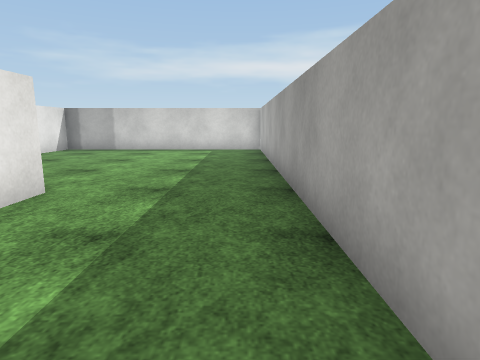
[1] (above)

15 first-person views from a walk through a scene from a Unity 3-D project. The camera is 1.2 m above the floor, tilts 10° down and sees 75° across. The floor is counted in squares, 1 m on a side. Each view is taken from the middle of a square. On the plan, view 1 faces up. The plan holds only what a view shows up to about 13 squares ahead; the rest is blank. The player is left out. Surface patterns are stand-ins for the level's own textures.

[2]
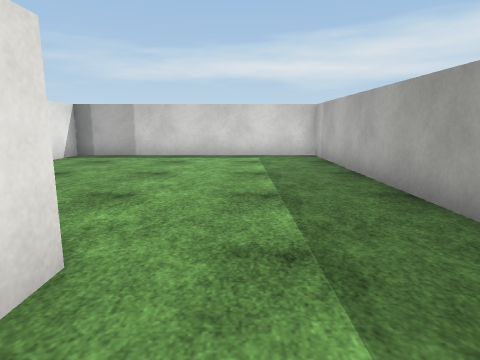

[3]
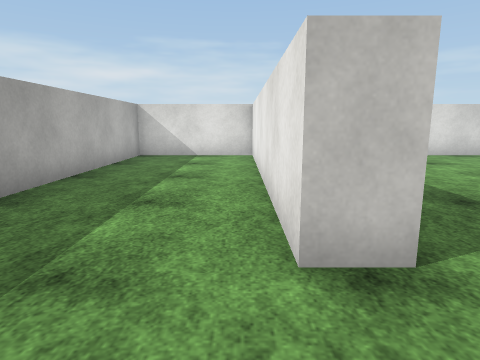

[4]
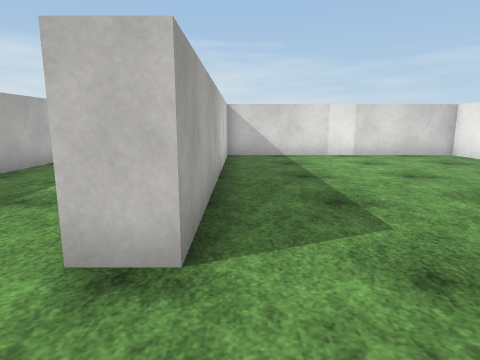

[5]
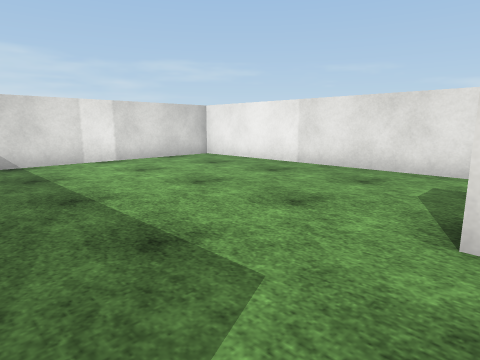

[6]
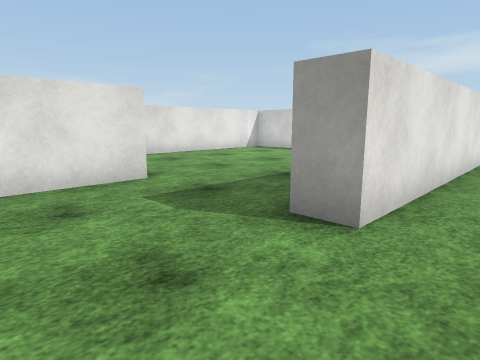

[7]
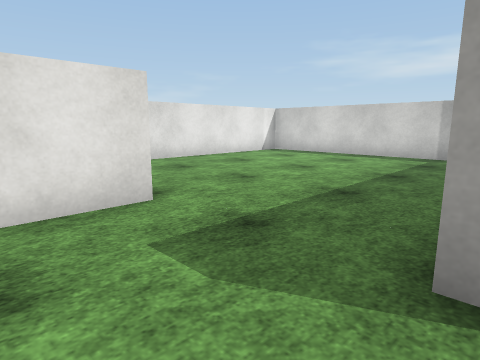

[8]
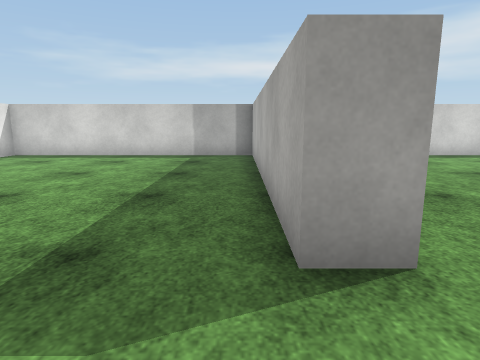

[9]
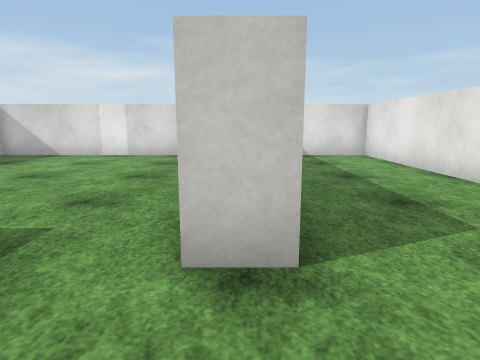

[10]
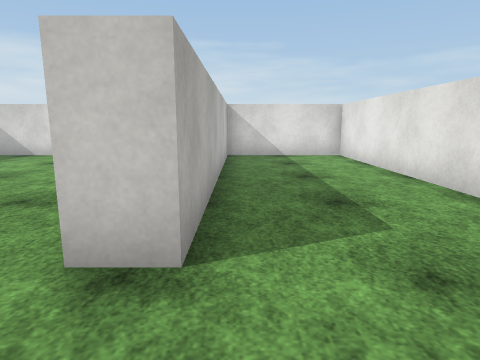

[11]
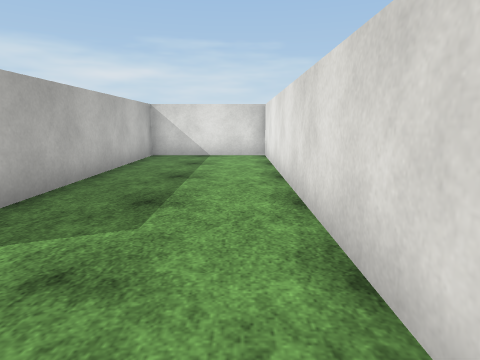

[12]
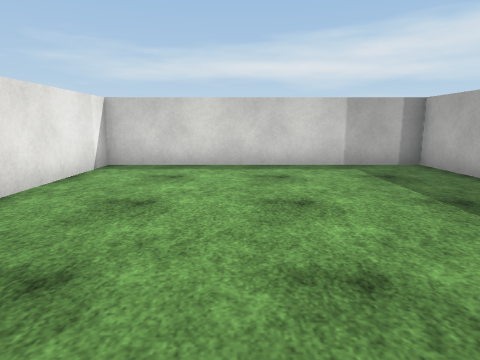

[13]
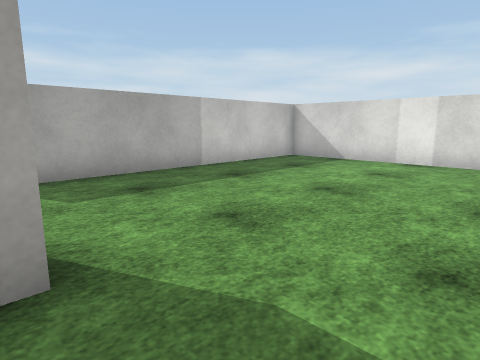

[14]
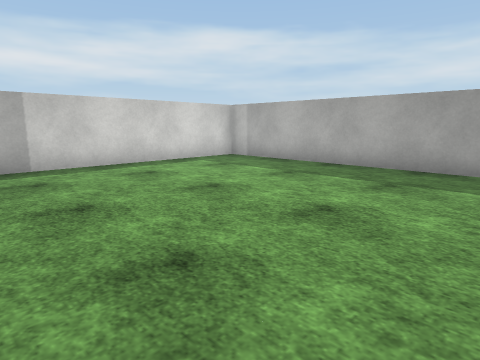

[15]
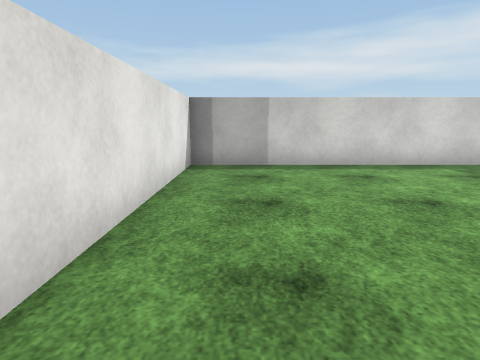

### Floor plan
Points are (right, up) in squares from view 1. A wall is a line through its corners. A room is listed if a view was taken in it or the views show most of it. See-through windows are left out.
Room 1 (views 1, 2, 3, 4, 5, 6, 7, 8, 9, 10, 11, 12, 13, 14, 15)
walls: (-19, 6.9) (-19, -4.5) (-14.5, -4.5) (-14.5, 5.5) (-13.5, 5.5) (-13.5, -4.5) (-4.5, -4.5) (-4.5, 5.5) (-3.5, 5.5) (-3.5, -4.5) (1, -4.5) (1, 15.5) (-8.5, 15.5) (-8.5, 5.5) (-9.5, 5.5) (-9.5, 15.5) (-19, 15.5) (-19, 8.4)

Where each view was taken, in squares from view 1:
view 1: 0 up, 0 right, facing up
view 2: 3 up, 2 left, facing up
view 3: 8 up, 3 left, facing down
view 4: 8 up, 5 left, facing down
view 5: 6 up, 5 left, facing down-left
view 6: 2 up, 7 left, facing up-left
view 7: 3 up, 9 left, facing up-left
view 8: 3 up, 10 left, facing up
view 9: 8 up, 14 left, facing down
view 10: 8 up, 15 left, facing down
view 11: 8 up, 18 left, facing down
view 12: 6 up, 15 left, facing up
view 13: 6 up, 12 left, facing down-right
view 14: 6 up, 8 left, facing up-right
view 15: 6 up, 7 left, facing up
